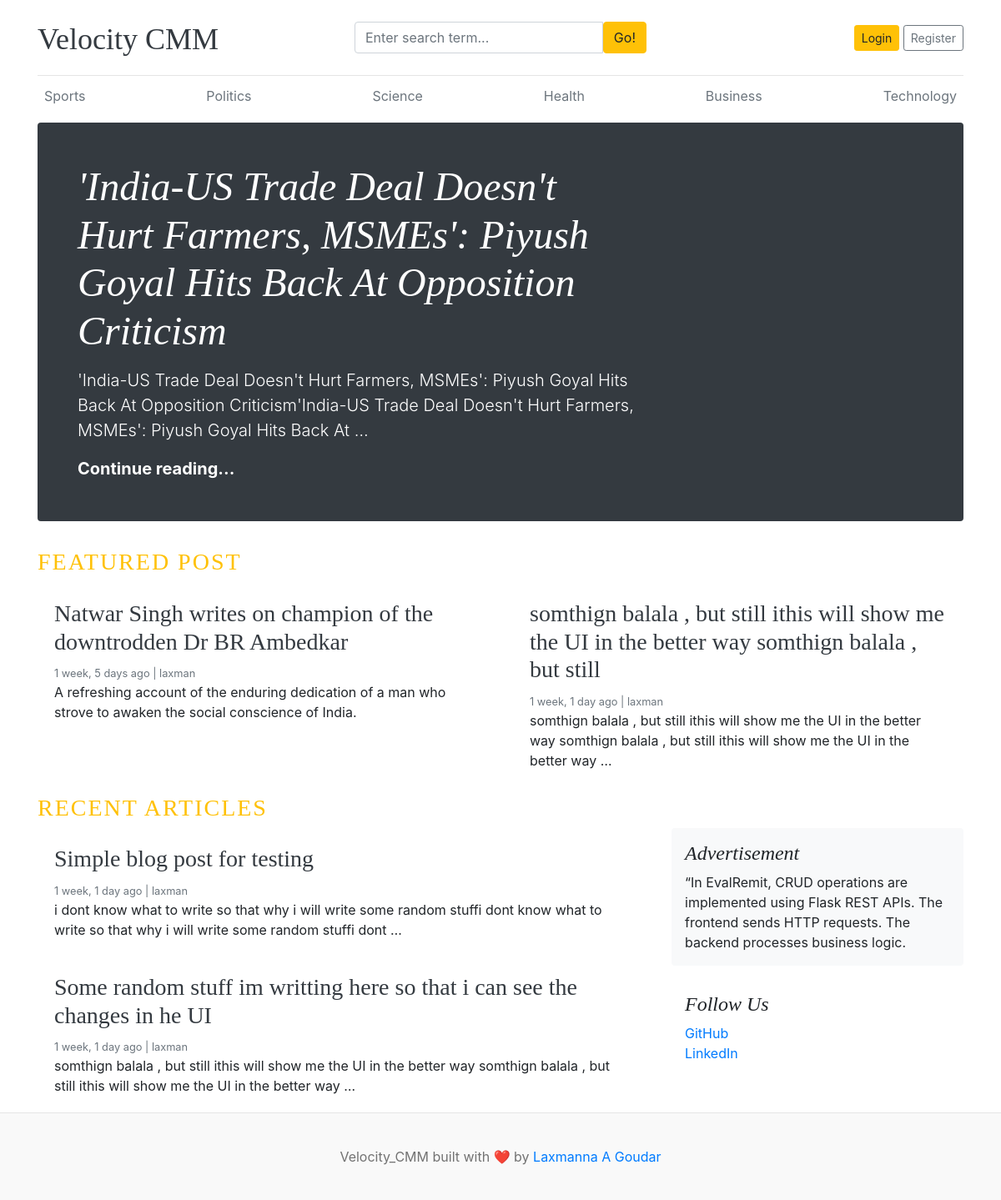
The app's page /, older data.
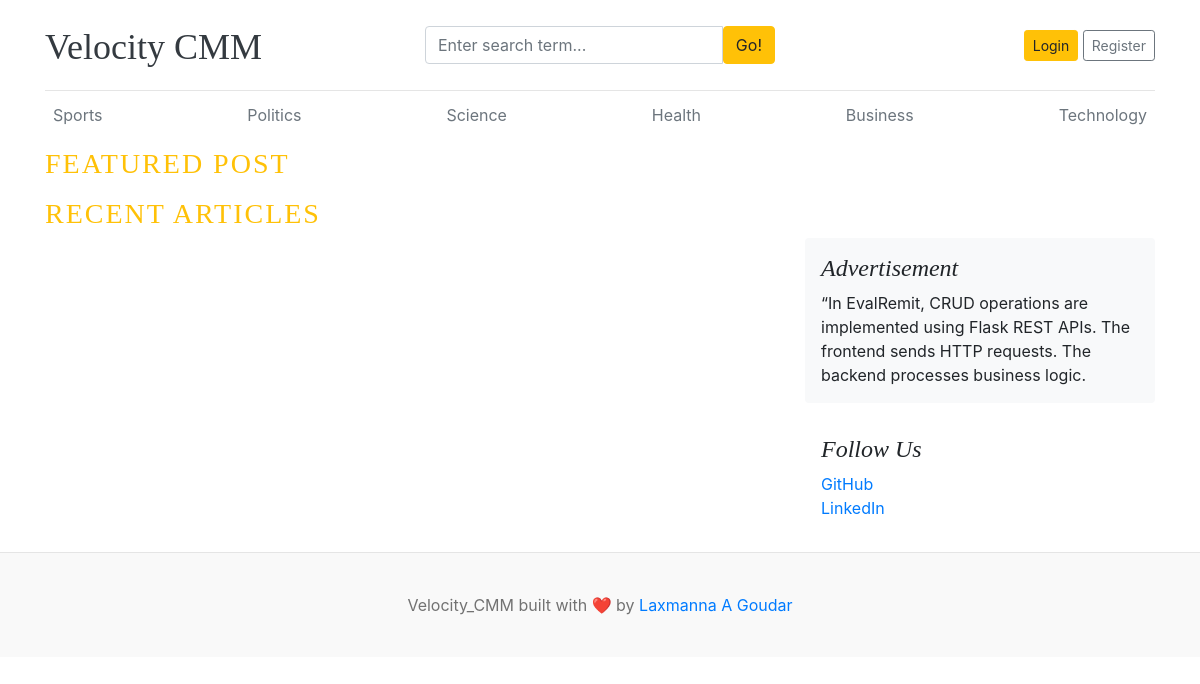
The same page, newer data.
### blogs/models.py (models this page shows, shortened)
class Category(models.Model):
    category_name = models.CharField(max_length=50, unique=True)
    created_at = models.DateTimeField(auto_now_add=True)
    updated_at =  models.DateTimeField(auto_now=True)
    class Meta:
        verbose_name_plural = 'categories'

class Blog(models.Model):
    title = models.CharField(max_length=100)
    slug = models.SlugField(max_length=150, unique=True, blank=True)
    category = models.ForeignKey(Category, on_delete=models.CASCADE)
    author = models.ForeignKey(User, on_delete=models.CASCADE)
    featured_image = models.ImageField(upload_to='uploads/%Y/%m/%d')
    short_description = models.TextField(max_length=500)
    blog_body = models.TextField(max_length=2000)
    status = models.CharField(max_length=20, choices=STATUS_CHOICES , default='Draft')
    is_featured = models.BooleanField(default=False)
    created_at = models.DateTimeField(auto_now_add=True)
    updated_at = models.DateTimeField(auto_now=True)
    def __str__(self):
        return self.title

### assignments/models.py (models this page shows, shortened)
class About(models.Model):
    about_heading = models.CharField(max_length=20)
    about_description = models.TextField(max_length=255)
    created_at = models.DateTimeField(auto_now_add=True)
    updated_at = models.DateTimeField(auto_now=True)
    class Meta:
        verbose_name_plural = 'About'

class  SocialLink(models.Model):
    platfrom = models.CharField(max_length=40)
    link  = models.URLField(max_length=255)
    created_at = models.DateTimeField(auto_now_add=True)
    updated_at = models.DateTimeField(auto_now=True)

### blog_main/views.py (the view)
# urls.py: 2. Add a URL to urlpatterns:  path('', views.home, name='home')
def home (req):
    featured_posts = Blog.objects.filter(is_featured = True , status = 'Published').order_by('updated_at')
    posts = Blog.objects.filter(is_featured = False, status = 'Published').order_by('updated_at')
    try:
        about = About.objects.first()
    except:
        about = None
    context = {
        'featured_posts' : featured_posts,
        'posts' : posts,
        'about' : about,
    }
    return render(req,'home.html',context)

### blogs/context_processors.py (called while the page is built)
def get_categories(req):
    categories = Category.objects.all()
    return dict(
        categories=categories
    )

def get_sociallinks(req):
    sociallinks = SocialLink.objects.all()
    return dict(
        sociallinks = sociallinks
    )

### templates/home.html (shortened to what this page needs)
{% extends 'base.html' %}
{% block content %}
{% for post in featured_posts %}
{% if forloop.first %}
<div class="jumbotron p-3 p-md-5 text-white rounded bg-dark" style="background-image: url({{ post.featured_image.url }});background-blend-mode: overlay;background-size:cover;">
    <div class="col-md-8 px-0">
      <h1 class="display-4 font-italic">{{ post }}</h1>
      <p class="lead my-3">{{ post.short_description| truncatewords:25 }}</p>
      <p class="lead mb-0"><a href="{% url 'blogs' post.slug %}" class="text-white font-weight-bold">Continue reading...</a></p>
    </div>
  </div>
{% endif %}
{% endfor %}
<h3 class="text-uppercase text-warning " style="letter-spacing: 2px;"> featured post</h3>
  <div class="row mb-2">
    {% for post in featured_posts %}
    {% if not forloop.first %}
    <div class="col-md-6">
      <div class="card border-0" >
        <div class="card-body">
          <h3><a href="{% url 'blogs' post.slug %}" class="text-dark">{{ post }}</h3></a>
          <small class="mb-1 text-muted">{{ post.created_at | timesince }} ago | {{ post.author }}</small>
          <p class="card-text">{{ post.short_description|truncatewords:30  }}</p>
        </div>
      </div>
    </div>
    {% endif %}
    {% endfor %}
  </div>
<h3 class="text-uppercase text-warning " style="letter-spacing: 2px;"> Recent Articles </h3>
  <main role="main" class="container p-0">
    <div class="row">
      <div class="col-md-8 blog-main">
            <div class="card border-0" >
                {% for post in posts %}
                <div class="card-body">
                <h3><a href="{% url 'blogs' post.slug %}" class="text-dark">{{ post }}</h3></a>
                <small class="mb-1 text-muted">{{ post.created_at | timesince }} ago | {{ post.author }}</small>
                <p class="card-text">{{ post.short_description| truncatewords:30 }}</p>
                </div>
                {% endfor %}
            </div>
      </div>
      <aside class="col-md-4 blog-sidebar">
        <div class="p-3 mb-3 bg-light rounded">
          <h4 class="font-italic">{{ about.about_heading }}</h4>
          <p class="mb-0">{{about.about_description}}</p>
        </div>
        {% if sociallinks %}
        <div class="p-3">
          <h4 class="font-italic">Follow Us</h4>
          <ol class="list-unstyled">
            {% for sociallink in sociallinks %}
            <li><a href="{{ sociallink.link }}" target="_blank">{{ sociallink.platfrom }}</a></li>
            {% endfor %}
          </ol>
        </div>
        {% endif %}
      </aside>
    </div>
  </main>
</div>
{% endblock %}

### templates/base.html (shortened to what this page needs)
{% load static %}
<!DOCTYPE html>
<html lang="en">
<head>
    <link href="https://getbootstrap.com/docs/4.0/dist/css/bootstrap.min.css" rel="stylesheet">
    <link rel="stylesheet" href="{% static 'css/blog.css' %}">
  </head>
<body>
    <div class="container">
      <header class="blog-header py-3">
        <div class="row flex-nowrap justify-content-between align-items-center">
          <div class="col-4 pt-1">
            <a class="blog-header-logo text-dark" href="{% url 'home' %}">Velocity CMM</a>
          </div>
          <div class="col-4">
            <form action="{% url 'search' %}" method="GET">
                 <div class="input-group">
                        <input class="form-control" type="text" name="keyword" value = '{{ keyword }}' placeholder="Enter search term..." aria-label="Enter search term..." aria-describedby="button-search" />
                        <button type ="submit" class="btn btn-warning" id="button-search" type="button">Go!</button>
                </div>
            </form>
          </div>
          <div class="col-4 d-flex justify-content-end align-items-center">
            <a class="btn btn-sm btn-warning" href="#">Login</a> &nbsp;
            <a class="btn btn-sm btn-outline-secondary" href="{% url 'register' %}">Register</a>
          </div>
        </div>
      </header>
      <div class="nav-scroller py-1 mb-2">
        <nav class="nav d-flex justify-content-between">
        {% for cat in categories %}
          <a class="p-2 text-muted" href="{% url 'posts_by_category' cat.id %}">{{ cat.category_name }}</a>
        {% endfor %}
        </nav>
      </div>
{% block content %}
{% endblock %}
<footer class="blog-footer">
  <p>Velocity_CMM built with ❤️ by <a href="#">Laxmanna A Goudar</a></p>
</footer>
</body>
</html>

### static/css/blog.css (style rules this page uses)
.blog-header { border-bottom: 1px solid #e5e5e5; }
.blog-header-logo { font-family: "Playfair Display", Georgia, "Times New Roman", serif; font-size: 2.25rem; }
h1, h2, h3, h4, h5, h6 { font-family: "Playfair Display", Georgia, "Times New Roman", serif; }
.blog-footer { padding: 2.5rem 0; color: #727272; text-align: center; background-color: #f9f9f9; border-top: .05rem solid #e5e5e5; }
.blog-footer p:last-child { margin-bottom: 0; }

Row changes from the older to the newer data that the page shows:
removed Blog: title "'India-US Trade Deal Doesn't Hurt Farmers, MSMEs': Piyush Goyal Hits Back At Opposition Criticism", short_description "'India-US Trade Deal Doesn't Hurt Farmers, MSMEs': Piyush Goyal Hits Back At Opposition Criticism'India-US Trade Deal Doesn't Hurt Farmers, MSMEs': Piyush Goyal Hits Back At …"
removed Blog: title "Natwar Singh writes on champion of the downtrodden Dr BR Ambedkar", created_at "1 week, 5 days", author "laxman", short_description "A refreshing account of the enduring dedication of a man who strove to awaken the social conscience of India.", shown under "FEATURED POST"
removed Blog: title "somthign balala , but still ithis will show me the UI in the better way somthign balala , but still", created_at "1 week, 1 day", author "laxman", short_description "somthign balala , but still ithis will show me the UI in the better way somthign balala , but still ithis will show me the UI in the better way …", shown under "FEATURED POST"
removed Blog: title "Simple blog post for testing", created_at "1 week, 1 day", author "laxman", short_description "i dont know what to write so that why i will write some random stuffi dont know what to write so that why i will write some random stuffi dont …", shown under "RECENT ARTICLES"
removed Blog: title "Some random stuff im writting here so that i can see the changes in he UI", created_at "1 week, 1 day", author "laxman", short_description "somthign balala , but still ithis will show me the UI in the better way somthign balala , but still ithis will show me the UI in the better way …", shown under "RECENT ARTICLES"
